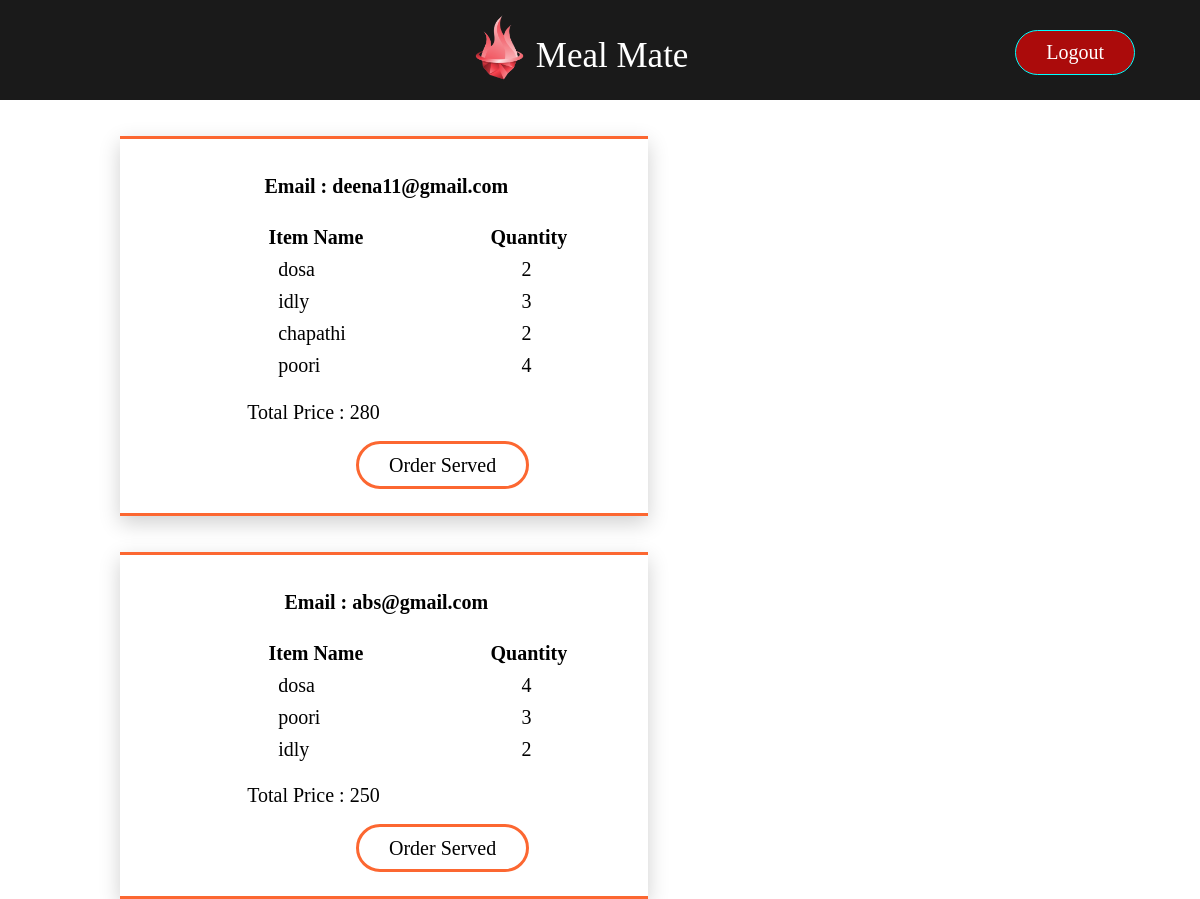
Screenshot of /viewOrders (signed in) with the database file from the repository.
### app.py (models this page shows, shortened)
class orders(db.Model):
    __tablename__ = "orders"
    id = db.Column(db.Integer,primary_key = True)
    email = db.Column(db.Text)
    order = db.Column(db.Text)
    total_price = db.Column(db.Integer)

### app.py (the view)
@app.route('/viewOrders')
@login_required
def viewOrders():
    if current_user.is_authenticated and current_user.role == 'employee':
        list_of_orders = []
        all_orders = orders.query.all()
        for order_ in all_orders:
            id = order_.id
            email = order_.email
            items = json.loads(order_.order)
            price = order_.total_price
            list_of_orders.append([id,email,items,price])
        return render_template('viewOrders.html',list_of_orders = list_of_orders)
    else:
        return 'Entry Restricted! Only Employees Allowed'

### app.py (called while the page is built)
@login_manager.user_loader
def load_user(id):
    return signup.query.get(id)

### templates/viewOrders.html (shortened to what this page needs)
{% extends 'base.html' %}  {% block content %} {% for order in list_of_orders %}
<body class="viewOrdersBody">
    <div class="viewOrders">
      <p class="title">Email : {{ order[1] }}</p>
      <table class="table">
        <tr class="heading">
          <th class="one">Item Name</th>
          <th class="two">Quantity</th>
        </tr>
        {% for item in order[2] %}
        <tr class="order">
          <td class="one">{{ item[0] }}</td>
          <td class="two">{{ item[1] }}</td>
        </tr>
        {% endfor %}
      </table>
      <br />
      <p class="price">Total Price : <span>{{ order[3] }}</span></p>
      <br />
      <a href="/deleteOrder/{{order[0]}}" class="delete_order">Order Served</a>
    </div>
</body>
{% endfor %} {% endblock %}

### static/main.css (style rules this page uses)
* { margin: 0px; padding: 0px; }
.title { text-align: center; padding-top: 100px; padding-left: 90px; font-size: 30px; width: 55%; height: 400px; color: rgba(68, 179, 8, 0.882); float: left; }
.price { height: 25px; width: 75%; margin-bottom: 10px; }
.viewOrders { margin: 3% 20% 0% 10%; width: 38%; max-width: 600px; padding: 3% 3%; box-shadow: 0 7px 20px 0 rgba(0, 0, 0, 0.19); border-top: 3px solid rgb(252, 103, 49); border-bottom: 3px solid rgb(252, 103, 49); border-left: none; border-right: none; color: black !important; }
.title { color: black; font-weight: 600; margin-bottom: 1%; margin-right: 5%; padding: 0 17%; font-size: 20px; display: block; height: 20px; float: right; }
.table { display: block; margin-top: 10%; margin-left: 1%; width: 100%; font-size: 20px; }
.heading { width: 100%; height: 30px; }
.heading .one { width: 80%; padding-left: 5%; padding-right: 5%; }
.heading .two { width: 80%; padding-left: 5%; padding-right: 3%; }
.order { width: 100%; height: 30px; }
.order .one { width: 80%; padding-left: 30%; padding-right: 5%; }
.order .two { width: 80%; padding-left: 13%; padding-right: 5%; }
.price { font-size: 20px; margin-left: 20%; }
.price span { color: black; }
.delete_order { clear: both; border: 1px solid aqua; border-radius: 30px; padding: 10px; padding-left: 30px; padding-right: 30px; border: 3px solid rgb(252, 103, 49); color: black; font-weight: 500; margin-left: 200px; font-size: 20px; text-decoration: none; transition: 5ms all ease-in-out; }

### rows the page displays
orders: email "deena11@gmail.com", item "dosa" "idly" "chapathi" "poori", item "2" "3" "2" "4", total_price "280"
orders: email "abs@gmail.com", item "dosa" "poori" "idly", item "4" "3" "2", total_price "250"
